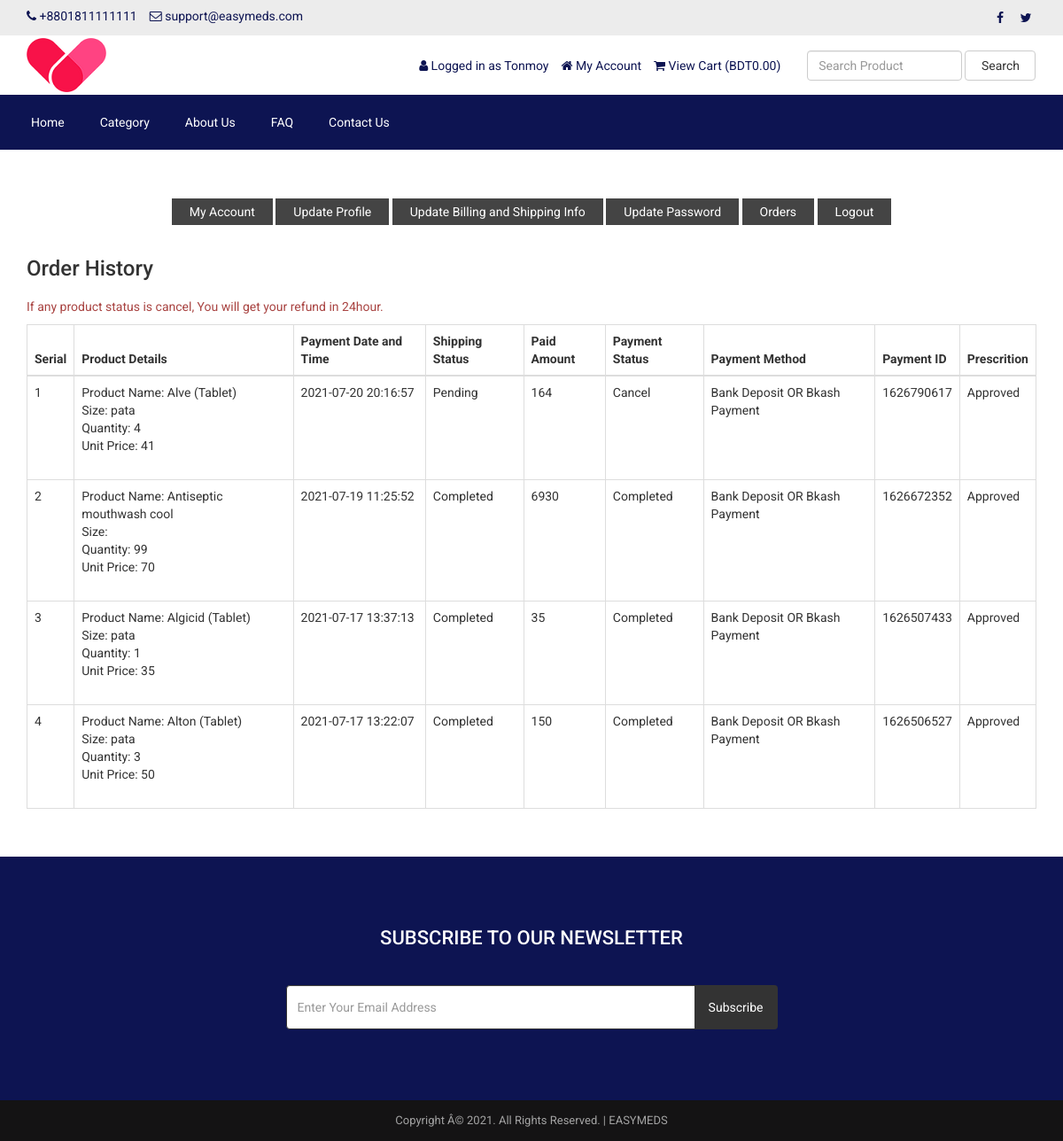
Page /customer-order.php (signed in) on the committed database.
### tables this page shows
CREATE TABLE `tbl_settings` (
  `id` int(11) NOT NULL,
  `logo` varchar(191) NOT NULL,
  `favicon` varchar(191) NOT NULL,
  `footer_about` text NOT NULL,
  `footer_copyright` text NOT NULL,
  `contact_address` text NOT NULL,
  `contact_email` varchar(191) NOT NULL,
  `contact_phone` varchar(191) NOT NULL,
  `contact_fax` varchar(191) NOT NULL,
  `contact_map_iframe` text NOT NULL,
  `receive_email` varchar(191) NOT NULL,
  `receive_email_subject` varchar(191) NOT NULL,
  `receive_email_thank_you_message` text NOT NULL,
  `forget_password_message` text NOT NULL,
  `total_recent_post_footer` int(10) NOT NULL,
  `total_popular_post_footer` int(10) NOT NULL,
  `total_recent_post_sidebar` int(11) NOT NULL,
  `total_popular_post_sidebar` int(11) NOT NULL,
  `total_featured_product_home` int(11) NOT NULL,
  `total_latest_product_home` int(11) NOT NULL,
  `total_popular_product_home` int(11) NOT NULL,
  `meta_title_home` text NOT NULL,
  `meta_keyword_home` text NOT NULL,
  `meta_description_home` text NOT NULL,
  `banner_login` varchar(191) NOT NULL,
  `banner_registration` varchar(191) NOT NULL,
  `banner_forget_password` varchar(191) NOT NULL,
  `banner_reset_password` varchar(191) NOT NULL,
  `banner_search` varchar(191) NOT NULL,
  `banner_cart` varchar(191) NOT NULL,
  `banner_checkout` varchar(191) NOT NULL,
  `banner_product_category` varchar(191) NOT NULL,
  `banner_blog` varchar(191) NOT NULL,
  `cta_title` varchar(191) NOT NULL,
  `cta_content` text NOT NULL,
  `cta_read_more_text` varchar(191) NOT NULL,
  `cta_read_more_url` varchar(191) NOT NULL,
  `cta_photo` varchar(191) NOT NULL,
  `featured_product_title` varchar(191) NOT NULL,
  `featured_product_subtitle` varchar(191) NOT NULL,
  `latest_product_title` varchar(191) NOT NULL,
  `latest_product_subtitle` varchar(191) NOT NULL,
  `popular_product_title` varchar(191) NOT NULL,
  `popular_product_subtitle` varchar(191) NOT NULL,
  `testimonial_title` varchar(191) NOT NULL,
  `testimonial_subtitle` varchar(191) NOT NULL,
  `testimonial_photo` varchar(191) NOT NULL,
  `blog_title` varchar(191) NOT NULL,
  `blog_subtitle` varchar(191) NOT NULL,
  `newsletter_text` text NOT NULL,
  `paypal_email` varchar(191) NOT NULL,
  `stripe_public_key` varchar(191) NOT NULL,
  `stripe_secret_key` varchar(191) NOT NULL,
  `bank_detail` text NOT NULL,
  `before_head` text NOT NULL,
  `after_body` text NOT NULL,
  `before_body` text NOT NULL,
  `home_service_on_off` int(11) NOT NULL,
  `home_welcome_on_off` int(11) NOT NULL,
  `home_featured_product_on_off` int(11) NOT NULL,
  `home_latest_product_on_off` int(11) NOT NULL,
  `home_popular_product_on_off` int(11) NOT NULL,
  `home_testimonial_on_off` int(11) NOT NULL,
  `home_blog_on_off` int(11) NOT NULL,
  `newsletter_on_off` int(11) NOT NULL,
  `ads_above_welcome_on_off` int(1) NOT NULL,
  `ads_above_featured_product_on_off` int(1) NOT NULL,
  `ads_above_latest_product_on_off` int(1) NOT NULL,
  `ads_above_popular_product_on_off` int(1) NOT NULL,
  `ads_above_testimonial_on_off` int(1) NOT NULL,
  `ads_category_sidebar_on_off` int(1) NOT NULL
);

CREATE TABLE `tbl_social` (
  `social_id` int(11) NOT NULL,
  `social_name` varchar(30) NOT NULL,
  `social_url` varchar(255) NOT NULL,
  `social_icon` varchar(30) NOT NULL
);

CREATE TABLE `tbl_top_category` (
  `tcat_id` int(11) NOT NULL,
  `tcat_name` varchar(255) NOT NULL,
  `show_on_menu` int(1) NOT NULL
);

CREATE TABLE `tbl_page` (
  `id` int(11) NOT NULL,
  `about_title` varchar(255) NOT NULL,
  `about_content` text NOT NULL,
  `about_banner` varchar(255) NOT NULL,
  `about_meta_title` varchar(255) NOT NULL,
  `about_meta_keyword` text NOT NULL,
  `about_meta_description` text NOT NULL,
  `faq_title` varchar(255) NOT NULL,
  `faq_banner` varchar(255) NOT NULL,
  `faq_meta_title` varchar(255) NOT NULL,
  `faq_meta_keyword` text NOT NULL,
  `faq_meta_description` text NOT NULL,
  `blog_title` varchar(255) NOT NULL,
  `blog_banner` varchar(255) NOT NULL,
  `blog_meta_title` varchar(255) NOT NULL,
  `blog_meta_keyword` text NOT NULL,
  `blog_meta_description` text NOT NULL,
  `contact_title` varchar(255) NOT NULL,
  `contact_banner` varchar(255) NOT NULL,
  `contact_meta_title` varchar(255) NOT NULL,
  `contact_meta_keyword` text NOT NULL,
  `contact_meta_description` text NOT NULL,
  `pgallery_title` varchar(255) NOT NULL,
  `pgallery_banner` varchar(255) NOT NULL,
  `pgallery_meta_title` varchar(255) NOT NULL,
  `pgallery_meta_keyword` text NOT NULL,
  `pgallery_meta_description` text NOT NULL,
  `vgallery_title` varchar(255) NOT NULL,
  `vgallery_banner` varchar(255) NOT NULL,
  `vgallery_meta_title` varchar(255) NOT NULL,
  `vgallery_meta_keyword` text NOT NULL,
  `vgallery_meta_description` text NOT NULL
);

CREATE TABLE `tbl_payment` (
  `id` int(11) NOT NULL,
  `customer_id` int(11) NOT NULL,
  `customer_name` varchar(255) NOT NULL,
  `customer_email` varchar(255) NOT NULL,
  `payment_date` varchar(50) NOT NULL,
  `txnid` varchar(255) NOT NULL,
  `paid_amount` int(11) NOT NULL,
  `card_number` varchar(50) NOT NULL,
  `card_cvv` varchar(10) NOT NULL,
  `card_month` varchar(10) NOT NULL,
  `card_year` varchar(10) NOT NULL,
  `bank_transaction_info` text NOT NULL,
  `payment_method` varchar(200) NOT NULL,
  `payment_status` varchar(25) NOT NULL,
  `shipping_status` varchar(20) NOT NULL,
  `payment_id` varchar(255) NOT NULL,
  `need_prescription` tinyint(1) NOT NULL DEFAULT 0,
  `prescription_image` varchar(255) NOT NULL
);

CREATE TABLE `tbl_order` (
  `id` int(11) NOT NULL,
  `product_id` int(11) NOT NULL,
  `product_name` varchar(255) NOT NULL,
  `size` varchar(100) NOT NULL,
  `color` varchar(100) NOT NULL,
  `quantity` varchar(50) NOT NULL,
  `unit_price` varchar(50) NOT NULL,
  `payment_id` varchar(255) NOT NULL
);

### customer-order.php (the view, shortened to what the rows shown need)
<?php require_once('header.php'); ?>
<div class="page">
    <div class="container">
        <div class="row">
            <div class="col-md-12">
                <div class="user-content">
                    <div class="table-responsive">
                        <table class="table table-bordered">
                            <thead>
                                <tr>
                                    <th><?php echo LANG_VALUE_7; ?></th>
                                    <th><?php echo LANG_VALUE_48; ?></th>
                                    <th><?php echo LANG_VALUE_27; ?></th>
                                    <th>Shipping Status</th>
                                    <th><?php echo LANG_VALUE_29; ?></th>
                                    <th><?php echo LANG_VALUE_30; ?></th>
                                    <th><?php echo LANG_VALUE_31; ?></th>
                                    <th><?php echo LANG_VALUE_32; ?></th>
                                    <th>Prescrition</th>
                                </tr>
                            </thead>
                            <tbody>
            <?php
            $limit = 10;
            $page = @$_GET['page'];
            if($page)
                $start = ($page - 1) * $limit;
            else
                $start = 0;
            $statement = $pdo->prepare("SELECT * FROM tbl_payment WHERE customer_email=? ORDER BY id DESC LIMIT $start, $limit");
            $statement->execute(array($_SESSION['customer']['cust_email']));
            $result = $statement->fetchAll(PDO::FETCH_ASSOC);
            if ($page == 0) $page = 1;
            ?>
                                <?php
                                $tip = $page*10-10;
                                foreach ($result as $row) {
                                    $tip++;
                                    ?>
                                    <tr>
                                        <td><?php echo $tip; ?></td>
                                        <td>
                                            <?php
                                            $statement1 = $pdo->prepare("SELECT * FROM tbl_order WHERE payment_id=?");
                                            $statement1->execute(array($row['payment_id']));
                                            $result1 = $statement1->fetchAll(PDO::FETCH_ASSOC);
                                            foreach ($result1 as $row1) {
                                                echo 'Product Name: '.$row1['product_name'];
                                                echo '<br>Size: '.$row1['size'];
                                                echo '<br>Quantity: '.$row1['quantity'];
                                                echo '<br>Unit Price: '.$row1['unit_price'];
                                                echo '<br><br>';
                                            }
                                            ?>
                                        </td>
                                        <td><?php echo $row['payment_date']; ?></td>
                                        <td><?php echo $row['shipping_status']; ?></td>
                                        <td><?php echo $row['paid_amount']; ?></td>
                                        <td><?php echo $row['payment_status']; ?></td>
                                        <td><?php echo $row['payment_method']; ?></td>
                                        <td><?php echo $row['payment_id']; ?></td>
                                        <td><?php if($row['need_prescription']==0){echo 'please wait 24hour if we need prescription, we let you know';}elseif($row['need_prescription']==3){echo 'Prescription Given';} elseif($row['need_prescription']==4){echo 'Approved';} ?></td>
                                    </tr>
                                    <?php
                                }
                                ?>
                            </tbody>
                        </table>
                </div>
            </div>
        </div>
    </div>
</div>
<?php require_once('footer.php'); ?>

### header.php (shortened to what the rows shown need)
<?php
include("admin/inc/config.php");
$statement = $pdo->prepare("SELECT * FROM tbl_settings WHERE id=1");
$statement->execute();
$result = $statement->fetchAll(PDO::FETCH_ASSOC);
foreach ($result as $row)
{
	$logo = $row['logo'];
	$contact_email = $row['contact_email'];
	$contact_phone = $row['contact_phone'];
}
?>
<!DOCTYPE html>
<html lang="en">
<head>
	<link rel="stylesheet" href="assets/css/bootstrap.min.css">
	<link rel="stylesheet" href="assets/css/font-awesome.min.css">
	<link rel="stylesheet" href="assets/css/owl.carousel.min.css">
	<link rel="stylesheet" href="assets/css/owl.theme.default.min.css">
	<link rel="stylesheet" href="assets/css/jquery.bxslider.min.css">
    <link rel="stylesheet" href="assets/css/magnific-popup.css">
    <link rel="stylesheet" href="assets/css/rating.css">
	<link rel="stylesheet" href="assets/css/spacing.css">
	<link rel="stylesheet" href="assets/css/bootstrap-touch-slider.css">
	<link rel="stylesheet" href="assets/css/animate.min.css">
	<link rel="stylesheet" href="assets/css/tree-menu.css">
	<link rel="stylesheet" href="assets/css/select2.min.css">
	<link rel="stylesheet" href="assets/css/main.css">
	<link rel="stylesheet" href="assets/css/responsive.css">
	<?php
	$statement = $pdo->prepare("SELECT * FROM tbl_page WHERE id=1");
	$statement->execute();
	$result = $statement->fetchAll(PDO::FETCH_ASSOC);
		?>
</head>
<body>
<div class="top">
	<div class="container">
		<div class="row">
			<div class="col-md-6 col-sm-6 col-xs-12">
				<div class="left">
					<ul>
						<li><i class="fa fa-phone"></i> <?php echo $contact_phone; ?></li>
						<li><i class="fa fa-envelope-o"></i> <?php echo $contact_email; ?></li>
					</ul>
				</div>
			</div>
			<div class="col-md-6 col-sm-6 col-xs-12">
				<div class="right">
					<ul>
						<?php
						$statement = $pdo->prepare("SELECT * FROM tbl_social");
						$statement->execute();
						$result = $statement->fetchAll(PDO::FETCH_ASSOC);
						foreach ($result as $row) {
							?>
							<?php if($row['social_url'] != ''): ?>
							<li><a href="<?php echo $row['social_url']; ?>"><i class="<?php echo $row['social_icon']; ?>"></i></a></li>
							<?php endif; ?>
							<?php
						}
						?>
					</ul>
				</div>
			</div>
		</div>
	</div>
</div>
<div class="header">
	<div class="container">
		<div class="row inner">
			<div class="col-md-4 logo">
				<a href="index.php"><img src="assets/uploads/<?php echo $logo; ?>" alt="logo image"></a>
			</div>
		</div>
	</div>
</div>
<div class="nav">
	<div class="container">
		<div class="row">
			<div class="col-md-12 pl_0 pr_0">
				<div class="menu-container">
					<div class="menu">
						<ul>
							<?php
							$statement = $pdo->prepare("SELECT * FROM tbl_top_category WHERE show_on_menu=1");
							$statement->execute();
							$result = $statement->fetchAll(PDO::FETCH_ASSOC);
							foreach ($result as $row) {
								?>
								<li><a href="product-category.php?id=<?php echo $row['tcat_id']; ?>&type=top-category"><?php echo $row['tcat_name']; ?></a>
								</li>
								<?php
							}
							?>
							<?php
							$statement = $pdo->prepare("SELECT * FROM tbl_page WHERE id=1");
							$statement->execute();
							$result = $statement->fetchAll(PDO::FETCH_ASSOC);
							foreach ($result as $row) {
								$about_title = $row['about_title'];
								$faq_title = $row['faq_title'];
								$contact_title = $row['contact_title'];
							}
							?>
							<li><a href="about.php"><?php echo $about_title; ?></a></li>
							<li><a href="faq.php"><?php echo $faq_title; ?></a></li>
							<li><a href="contact.php"><?php echo $contact_title; ?></a></li>
						</ul>
					</div>
				</div>
			</div>
		</div>
	</div>
</div>

### footer.php (shortened to what the rows shown need)
<?php
$statement = $pdo->prepare("SELECT * FROM tbl_settings WHERE id=1");
$statement->execute();
$result = $statement->fetchAll(PDO::FETCH_ASSOC);
foreach ($result as $row)
{
	$footer_copyright = $row['footer_copyright'];
    $newsletter_on_off = $row['newsletter_on_off'];
}
?>
<?php if($newsletter_on_off == 1): ?>
<section class="home-newsletter">
	<div class="container">
		<div class="row">
			<div class="col-md-6 col-md-offset-3">
				<div class="single">
				<form action="" method="post">
					<h2><?php echo LANG_VALUE_93; ?></h2>
				</div>
			</div>
		</div>
	</div>
</section>
<?php endif; ?>
<div class="footer-bottom">
	<div class="container">
		<div class="row">
			<div class="col-md-12 copyright">
				<?php echo $footer_copyright; ?>
			</div>
		</div>
	</div>
</div>
</body>
</html>

### rows in the picture
tbl_settings: contact_phone "+8801811111111", contact_email "support@easymeds.com", logo (picture), footer_copyright "Copyright Â© 2021. All Rights Reserved. | EASYMEDS"
tbl_top_category: tcat_name "Category"
tbl_page: about_title "About Us", faq_title "FAQ", contact_title "Contact Us"
tbl_payment: payment_date "2021-07-20 20:16:57", shipping_status "Pending", paid_amount "164", payment_status "Cancel", payment_method "Bank Deposit OR Bkash Payment", payment "1626790617", need_prescription "Approved"
tbl_order: product_name "Alve (Tablet)", size "pata", quantity "4", unit_price "41"
tbl_payment: payment_date "2021-07-19 11:25:52", shipping_status "Completed", paid_amount "6930", payment_status "Completed", payment_method "Bank Deposit OR Bkash Payment", payment "1626672352", need_prescription "Approved"
tbl_order: product_name "Antiseptic mouthwash cool", quantity "99", unit_price "70"
tbl_payment: payment_date "2021-07-17 13:37:13", shipping_status "Completed", paid_amount "35", payment_status "Completed", payment_method "Bank Deposit OR Bkash Payment", payment "1626507433", need_prescription "Approved"
tbl_order: product_name "Algicid (Tablet)", size "pata", quantity "1", unit_price "35"
tbl_payment: payment_date "2021-07-17 13:22:07", shipping_status "Completed", paid_amount "150", payment_status "Completed", payment_method "Bank Deposit OR Bkash Payment", payment "1626506527", need_prescription "Approved"
tbl_order: product_name "Alton (Tablet)", size "pata", quantity "3", unit_price "50"

### other values in the picture
LANG_VALUE_13 "Logged in as"
$_SESSION['customer']['cust_name'] "Tonmoy"
LANG_VALUE_89 "My Account"
LANG_VALUE_19 "View Cart"
LANG_VALUE_1 "BDT"
LANG_VALUE_3 "Search"
LANG_VALUE_117 "Update Profile"
LANG_VALUE_88 "Update Billing and Shipping Info"
LANG_VALUE_99 "Update Password"
LANG_VALUE_24 "Orders"
LANG_VALUE_14 "Logout"
LANG_VALUE_25 "Order History"
LANG_VALUE_7 "Serial"
LANG_VALUE_48 "Product Details"
LANG_VALUE_27 "Payment Date and Time"
